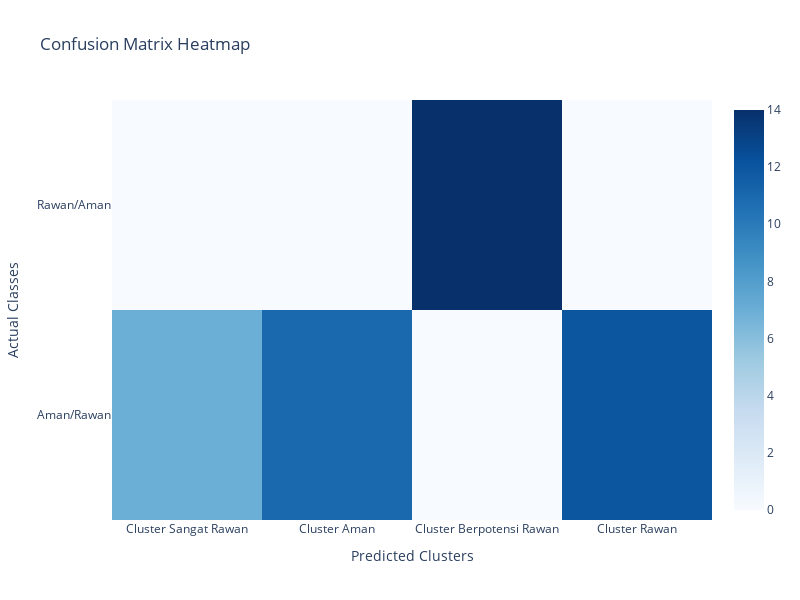
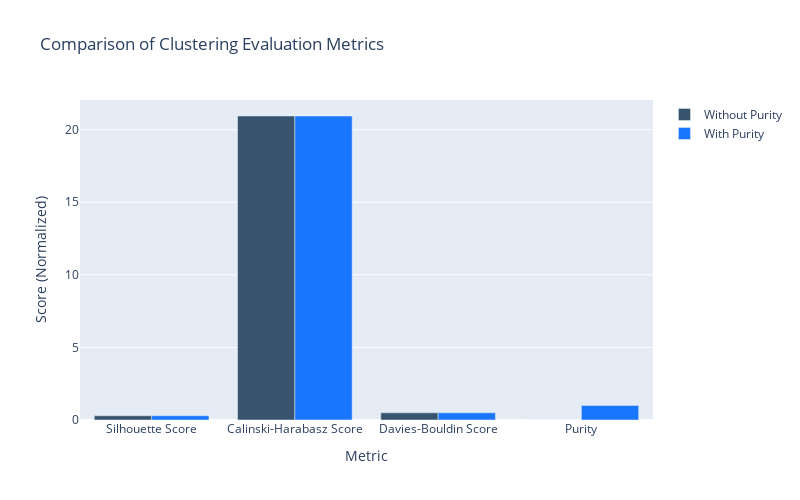
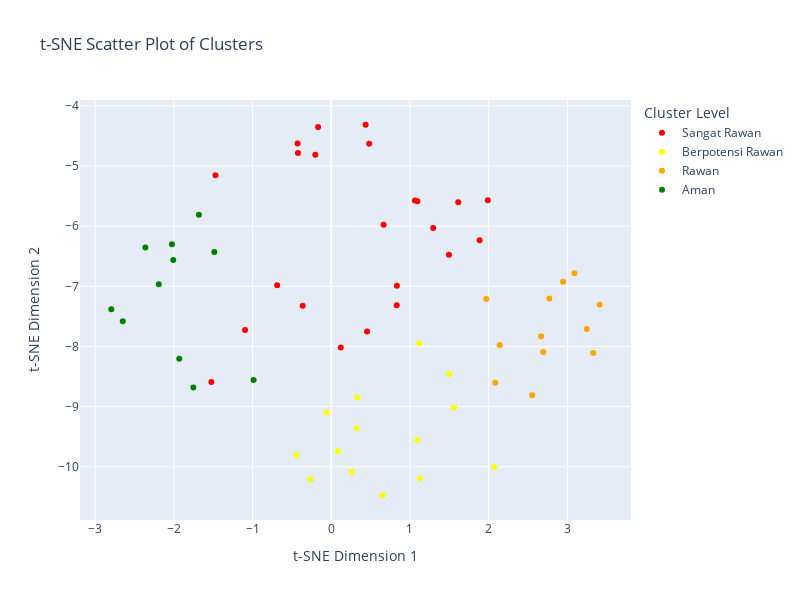

Source (notebook cell) for these figures, in order:
### Code cell
import pandas as pd
import numpy as np
from sklearn.cluster import KMeans
from sklearn.preprocessing import StandardScaler
from sklearn.metrics import silhouette_score, calinski_harabasz_score, davies_bouldin_score, confusion_matrix
from sklearn.impute import SimpleImputer
from sklearn.manifold import TSNE
import plotly.graph_objects as go
import plotly.express as px

# Fungsi untuk menghitung Purity
def calculate_purity(y_true, y_pred):
    """
    Calculate purity metric.

    Parameters:
    y_true (array-like): Ground truth class labels.
    y_pred (array-like): Cluster assignments.

    Returns:
    float: Purity score.
    """
    cm = confusion_matrix(y_true, y_pred)
    return np.sum(np.amax(cm, axis=0)) / np.sum(cm)

# Memuat data
file_path = 'Data_Kecelakaan_Padang_Lawas_Utara.xlsx'
df = pd.read_excel(file_path)

# Pilih fitur yang relevan untuk clustering
features = ["Jumlah Kecelakaan", "Jumlah Meninggal", "Jumlah Luka Berat", "Jumlah Luka Ringan"]
X = df[features]

# Menangani nilai yang hilang
imputer = SimpleImputer(strategy='mean')
X_imputed = imputer.fit_transform(X)

# Normalisasi data
scaler = StandardScaler()
X_scaled = scaler.fit_transform(X_imputed)

# Menentukan jumlah klaster optimal menggunakan silhouette score
max_clusters = 10
silhouette_scores = []

for k in range(2, max_clusters + 1):
    kmeans = KMeans(n_clusters=k, random_state=42, n_init=10)
    cluster_labels = kmeans.fit_predict(X_scaled)
    silhouette_avg = silhouette_score(X_scaled, cluster_labels)
    silhouette_scores.append(silhouette_avg)

optimal_clusters = silhouette_scores.index(max(silhouette_scores)) + 2
print(f"Jumlah klaster optimal: {optimal_clusters}")

# Terapkan K-Means clustering dengan jumlah klaster optimal
kmeans = KMeans(n_clusters=optimal_clusters, random_state=42, n_init=10)
df['Cluster'] = kmeans.fit_predict(X_scaled)

# Membuat ground truth berdasarkan total kasus dibanding rata-rata
ground_truth = np.zeros_like(df['Cluster'])
for i in range(optimal_clusters):
    cluster_indices = np.where(df['Cluster'] == i)[0]
    total_cases = X.iloc[cluster_indices].sum().sum()
    ground_truth[cluster_indices] = int(total_cases > X.sum().mean())

# Menghitung metrik evaluasi tanpa Purity
silhouette = silhouette_score(X_scaled, df['Cluster'])
calinski = calinski_harabasz_score(X_scaled, df['Cluster'])
davies = davies_bouldin_score(X_scaled, df['Cluster'])

# Menghitung Purity
purity = calculate_purity(ground_truth, df['Cluster'])

# Membuat confusion matrix
conf_matrix = confusion_matrix(ground_truth, df['Cluster'])

# Memetakan klaster ke tingkat risiko secara dinamis
cluster_centers = kmeans.cluster_centers_
# Mengurutkan klaster berdasarkan jumlah semua fitur (dapat disesuaikan sesuai kebutuhan)
risk_order = np.argsort(np.sum(cluster_centers, axis=1))
# Mendefinisikan tingkat kerawanan (sesuaikan jika jumlah klaster berbeda)
risk_levels = ["Aman", "Berpotensi Rawan", "Rawan", "Sangat Rawan"]
# Pastikan risk_levels cukup untuk jumlah klaster
risk_levels_extended = risk_levels + ["Sangat Rawan"] * (optimal_clusters - len(risk_levels))
cluster_map = {i: risk_levels_extended[min(order, len(risk_levels_extended)-1)] for i, order in enumerate(risk_order)}
df['Tingkat Kerawanan'] = df['Cluster'].map(cluster_map)

# Menentukan nama klaster berdasarkan tingkat kerawanan
cluster_names = [cluster_map[i] for i in range(optimal_clusters)]

# Visualisasi: Confusion Matrix Heatmap dengan Nama Klaster
fig_confusion = go.Figure(data=go.Heatmap(
    z=conf_matrix,
    x=['Cluster ' + cluster_names[i] for i in range(optimal_clusters)],
    y=['Aman/Rawan', 'Rawan/Aman'],  # Sesuaikan label berdasarkan ground truth
    colorscale='Blues',
    showscale=True
))

fig_confusion.update_layout(
    title='Confusion Matrix Heatmap',
    xaxis_title='Predicted Clusters',
    yaxis_title='Actual Classes',
    width=800,
    height=600
)

# Visualisasi: Metrics Comparison (Dengan dan Tanpa Purity)
metrics_names = ['Silhouette Score', 'Calinski-Harabasz Score', 'Davies-Bouldin Score', 'Purity']
metrics_values_without_purity = [silhouette, calinski, davies, 0]  # Purity tanpa dihitung
metrics_values_with_purity = [silhouette, calinski, davies, purity]

# Normalisasi metrik untuk perbandingan yang lebih baik dalam grafik
metrics_normalized_without_purity = {
    'Silhouette Score': silhouette,
    'Calinski-Harabasz Score': calinski,
    'Davies-Bouldin Score': 1 / (davies + 1),  # Inversi untuk kesesuaian visual
    'Purity': 0
}

metrics_normalized_with_purity = {
    'Silhouette Score': silhouette,
    'Calinski-Harabasz Score': calinski,
    'Davies-Bouldin Score': 1 / (davies + 1),
    'Purity': purity
}

# Membuat DataFrame untuk perbandingan
metrics_comparison = pd.DataFrame({
    'Metric': metrics_names,
    'Without Purity': list(metrics_normalized_without_purity.values()),
    'With Purity': list(metrics_normalized_with_purity.values())
})

# Mengatur warna untuk membedakan kedua skenario
colors = {
    'Without Purity': 'rgb(55, 83, 109)',
    'With Purity': 'rgb(26, 118, 255)'
}

# Membuat grafik perbandingan
fig_comparison = go.Figure()

fig_comparison.add_trace(go.Bar(
    x=metrics_comparison['Metric'],
    y=metrics_comparison['Without Purity'],
    name='Without Purity',
    marker_color=colors['Without Purity']
))

fig_comparison.add_trace(go.Bar(
    x=metrics_comparison['Metric'],
    y=metrics_comparison['With Purity'],
    name='With Purity',
    marker_color=colors['With Purity']
))

fig_comparison.update_layout(
    title='Comparison of Clustering Evaluation Metrics',
    xaxis_title='Metric',
    yaxis_title='Score (Normalized)',
    barmode='group',
    width=800,
    height=500
)

# Menggunakan t-SNE untuk reduksi dimensi
tsne = TSNE(n_components=2, random_state=42, perplexity=30, n_iter=1000)
X_tsne = tsne.fit_transform(X_scaled)

# Menambahkan hasil t-SNE ke DataFrame
df['t-SNE 1'] = X_tsne[:, 0]
df['t-SNE 2'] = X_tsne[:, 1]

# Membuat label klaster dengan nama
df['Cluster Label'] = df['Cluster'].apply(lambda x: cluster_map[x])

# Visualisasi: t-SNE Scatter Plot dengan Nama Klaster
fig_tsne = px.scatter(
    df,
    x='t-SNE 1',
    y='t-SNE 2',
    color='Cluster Label',
    hover_data=['Cluster', 'Tingkat Kerawanan'],
    title='t-SNE Scatter Plot of Clusters',
    labels={
        't-SNE 1': 't-SNE Dimension 1',
        't-SNE 2': 't-SNE Dimension 2',
        'Cluster Label': 'Cluster Level'
    },
    color_discrete_map={
        "Aman": "green",
        "Berpotensi Rawan": "yellow",
        "Rawan": "orange",
        "Sangat Rawan": "red"
    }
)

fig_tsne.update_layout(
    width=800,
    height=600
)

# Menampilkan visualisasi
fig_confusion.show()
fig_comparison.show()
fig_tsne.show()

# Print metric values with comparison
print("\nEvaluation Metrics Comparison:")
comparison_table = metrics_comparison.copy()
comparison_table.set_index('Metric', inplace=True)
print(comparison_table)

# Analisis per cluster
print("\nAnalisis per Cluster:")
for i in range(optimal_clusters):
    cluster_data = df[df['Cluster'] == i]
    print(f"\nCluster {i} ({cluster_map[i]}):")
    print(f"Jumlah sampel: {len(cluster_data)}")
    print("Rata-rata fitur:")
    print(cluster_data[features].mean())

# Menghitung dan menampilkan performa cluster
cluster_performance = pd.DataFrame({
    'Cluster': [f"{i} ({cluster_map[i]})" for i in range(optimal_clusters)],
    'Size': [sum(df['Cluster'] == i) for i in range(optimal_clusters)],
    'Inertia': [np.sum((X_scaled[df['Cluster'] == i] - kmeans.cluster_centers_[i])**2) for i in range(optimal_clusters)]
})

print("\nPerforma Cluster:")
print(cluster_performance)

### Figure 1 — Plotly figure (JSON) as saved in the notebook; plotly's stock layout.template omitted (floating-point values rounded to 4 significant figures)
{"data": [{"colorscale": [[0, "rgb(247,251,255)"], [0.125, "rgb(222,235,247)"], [0.25, "rgb(198,219,239)"], [0.375, "rgb(158,202,225)"], [0.5, "rgb(107,174,214)"], [0.625, "rgb(66,146,198)"], [0.75, "rgb(33,113,181)"], [0.875, "rgb(8,81,156)"], [1, "rgb(8,48,107)"]], "showscale": true, "type": "heatmap", "x": ["Cluster Sangat Rawan", "Cluster Aman", "Cluster Berpotensi Rawan", "Cluster Sangat Rawan", "Cluster Sangat Rawan", "Cluster Rawan"], "y": ["Aman/Rawan", "Rawan/Aman"], "z": [[11, 11, 0, 5, 7, 12], [0, 0, 14, 0, 0, 0], [0, 0, 0, 0, 0, 0], [0, 0, 0, 0, 0, 0], [0, 0, 0, 0, 0, 0], [0, 0, 0, 0, 0, 0]]}], "layout": {"height": 600, "title": {"text": "Confusion Matrix Heatmap"}, "width": 800, "xaxis": {"title": {"text": "Predicted Clusters"}}, "yaxis": {"title": {"text": "Actual Classes"}}}}

### Figure 2 — Plotly figure (JSON) as saved in the notebook; plotly's stock layout.template omitted (floating-point values rounded to 4 significant figures)
{"data": [{"marker": {"color": "rgb(55, 83, 109)"}, "name": "Without Purity", "type": "bar", "x": ["Silhouette Score", "Calinski-Harabasz Score", "Davies-Bouldin Score", "Purity"], "y": [0.2898, 20.94, 0.4917, 0]}, {"marker": {"color": "rgb(26, 118, 255)"}, "name": "With Purity", "type": "bar", "x": ["Silhouette Score", "Calinski-Harabasz Score", "Davies-Bouldin Score", "Purity"], "y": [0.2898, 20.94, 0.4917, 1]}], "layout": {"barmode": "group", "height": 500, "title": {"text": "Comparison of Clustering Evaluation Metrics"}, "width": 800, "xaxis": {"title": {"text": "Metric"}}, "yaxis": {"title": {"text": "Score (Normalized)"}}}}

### Figure 3 — Plotly figure (JSON) as saved in the notebook; plotly's stock layout.template omitted (floating-point values rounded to 4 significant figures)
{"data": [{"customdata": [[0, "Sangat Rawan"], [4, "Sangat Rawan"], [4, "Sangat Rawan"], [3, "Sangat Rawan"], [0, "Sangat Rawan"], [0, "Sangat Rawan"], [3, "Sangat Rawan"], [4, "Sangat Rawan"], [3, "Sangat Rawan"], [0, "Sangat Rawan"], [4, "Sangat Rawan"], [0, "Sangat Rawan"], [0, "Sangat Rawan"], [0, "Sangat Rawan"], [4, "Sangat Rawan"], [0, "Sangat Rawan"], [4, "Sangat Rawan"], [0, "Sangat Rawan"], [3, "Sangat Rawan"], [4, "Sangat Rawan"], [3, "Sangat Rawan"], [0, "Sangat Rawan"], [0, "Sangat Rawan"]], "hovertemplate": "Cluster Level=Sangat Rawan<br>t-SNE Dimension 1=%{x}<br>t-SNE Dimension 2=%{y}<br>Cluster=%{customdata[0]}<br>Tingkat Kerawanan=%{customdata[1]}<extra></extra>", "legendgroup": "Sangat Rawan", "marker": {"color": "red", "symbol": "circle"}, "mode": "markers", "name": "Sangat Rawan", "orientation": "v", "showlegend": true, "type": "scatter", "x": [1.093, -0.4239, 0.4818, 0.121, 1.989, 1.614, -1.096, -0.2032, -0.6882, 0.8336, -0.1677, 0.8313, 0.4545, 1.063, 0.436, 0.6652, -0.4285, 1.495, -0.3637, -1.472, -1.524, 1.884, 1.295], "xaxis": "x", "y": [-5.585, -4.782, -4.629, -8.018, -5.567, -5.602, -7.725, -4.812, -6.983, -6.99, -4.351, -7.315, -7.75, -5.571, -4.313, -5.978, -4.627, -6.475, -7.323, -5.154, -8.589, -6.235, -6.031], "yaxis": "y"}, {"customdata": [[2, "Berpotensi Rawan"], [2, "Berpotensi Rawan"], [2, "Berpotensi Rawan"], [2, "Berpotensi Rawan"], [2, "Berpotensi Rawan"], [2, "Berpotensi Rawan"], [2, "Berpotensi Rawan"], [2, "Berpotensi Rawan"], [2, "Berpotensi Rawan"], [2, "Berpotensi Rawan"], [2, "Berpotensi Rawan"], [2, "Berpotensi Rawan"], [2, "Berpotensi Rawan"], [2, "Berpotensi Rawan"]], "hovertemplate": "Cluster Level=Berpotensi Rawan<br>t-SNE Dimension 1=%{x}<br>t-SNE Dimension 2=%{y}<br>Cluster=%{customdata[0]}<br>Tingkat Kerawanan=%{customdata[1]}<extra></extra>", "legendgroup": "Berpotensi Rawan", "marker": {"color": "yellow", "symbol": "circle"}, "mode": "markers", "name": "Berpotensi Rawan", "orientation": "v", "showlegend": true, "type": "scatter", "x": [-0.05823, 0.3253, 0.0831, 1.499, 1.093, 1.559, 0.6537, -0.2663, 1.127, 0.329, 0.2603, -0.4415, 1.115, 2.07], "xaxis": "x", "y": [-9.097, -9.36, -9.743, -8.459, -9.558, -9.016, -10.47, -10.21, -10.2, -8.85, -10.08, -9.803, -7.945, -10.0], "yaxis": "y"}, {"customdata": [[5, "Rawan"], [5, "Rawan"], [5, "Rawan"], [5, "Rawan"], [5, "Rawan"], [5, "Rawan"], [5, "Rawan"], [5, "Rawan"], [5, "Rawan"], [5, "Rawan"], [5, "Rawan"], [5, "Rawan"]], "hovertemplate": "Cluster Level=Rawan<br>t-SNE Dimension 1=%{x}<br>t-SNE Dimension 2=%{y}<br>Cluster=%{customdata[0]}<br>Tingkat Kerawanan=%{customdata[1]}<extra></extra>", "legendgroup": "Rawan", "marker": {"color": "orange", "symbol": "circle"}, "mode": "markers", "name": "Rawan", "orientation": "v", "showlegend": true, "type": "scatter", "x": [1.969, 2.693, 2.666, 2.14, 3.247, 2.083, 3.328, 2.945, 2.553, 3.41, 2.771, 3.089], "xaxis": "x", "y": [-7.211, -8.09, -7.83, -7.974, -7.711, -8.603, -8.109, -6.923, -8.81, -7.304, -7.203, -6.784], "yaxis": "y"}, {"customdata": [[1, "Aman"], [1, "Aman"], [1, "Aman"], [1, "Aman"], [1, "Aman"], [1, "Aman"], [1, "Aman"], [1, "Aman"], [1, "Aman"], [1, "Aman"], [1, "Aman"]], "hovertemplate": "Cluster Level=Aman<br>t-SNE Dimension 1=%{x}<br>t-SNE Dimension 2=%{y}<br>Cluster=%{customdata[0]}<br>Tingkat Kerawanan=%{customdata[1]}<extra></extra>", "legendgroup": "Aman", "marker": {"color": "green", "symbol": "circle"}, "mode": "markers", "name": "Aman", "orientation": "v", "showlegend": true, "type": "scatter", "x": [-1.682, -2.649, -0.9874, -1.486, -2.192, -2.362, -2.008, -1.931, -2.795, -2.024, -1.753], "xaxis": "x", "y": [-5.808, -7.579, -8.559, -6.429, -6.966, -6.353, -6.561, -8.205, -7.381, -6.298, -8.683], "yaxis": "y"}], "layout": {"height": 600, "legend": {"title": {"text": "Cluster Level"}, "tracegroupgap": 0}, "title": {"text": "t-SNE Scatter Plot of Clusters"}, "width": 800, "xaxis": {"anchor": "y", "domain": [0, 1], "title": {"text": "t-SNE Dimension 1"}}, "yaxis": {"anchor": "x", "domain": [0, 1], "title": {"text": "t-SNE Dimension 2"}}}}
